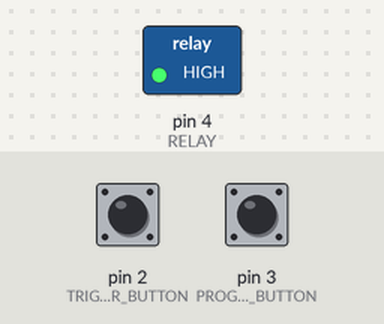
Recording of a sketch running on a simulated Arduino Uno, built with avr-gcc and run on an emulated ATmega328P. Parts: switched loads named in the sketch (green lamp = pin HIGH). The inputs (shaded band) are chosen by the test bench; at power-on: pin 2 (TRIGGER_BUTTON) HIGH, pin 3 (PROGRAMMING_BUTTON) HIGH. Random numbers use the default seed unless the sketch sets one; what the sketch prints to the serial monitor is not drawn.

Above: at 1.2 s.
1.3 s: pin 2 (TRIGGER_BUTTON) pulled LOW for 0.15 s
At 1.8 s:
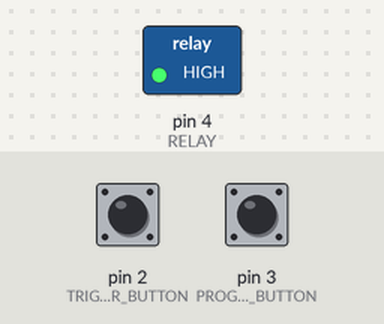
2.9 s: pin 3 (PROGRAMMING_BUTTON) pulled LOW for 3.2 s
7.6 s: pin 2 (TRIGGER_BUTTON) driven LOW and pin 3 (PROGRAMMING_BUTTON) driven LOW
At 10.4 s:
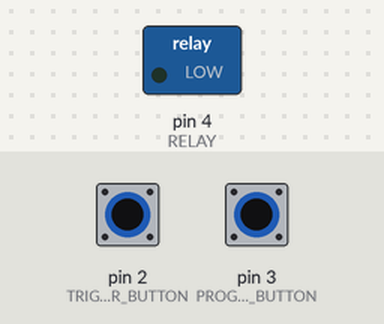
10.6 s: pin 2 (TRIGGER_BUTTON) driven HIGH
13.0 s: pin 2 (TRIGGER_BUTTON) driven LOW
16.0 s: pin 3 (PROGRAMMING_BUTTON) driven HIGH
Timing chart, 0 to 19.0 s (numbered marks = the images above; inputs shaded):
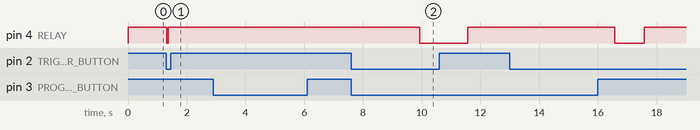

The sketch:

tanhauser-gate.ino
```cpp
/**
 * OdysseyNow Computer Controller
 * Author: Joshua Arabia
 * Pitt Vibrant Media Lab: 2019
 */

#define TRIGGER_BUTTON    2
#define PROGRAMMING_BUTTON  3
#define RELAY           4

// Associate physical button states with their output
#define UP          HIGH
#define DOWN        LOW

// Set the bounds for random gate intervals
#define RANDOM_LOWER_BOUND_UP 1600
#define RANDOM_UPPER_BOUND_UP 2401
#define RANDOM_LOWER_BOUND_DOWN 600
#define RANDOM_UPPER_BOUND_DOWN 1401
int rand_up = 0;
#define NUM_PATTERNS       4

// Define the two major modes for automated state switching
enum mode {
  NONE,
  PATTERN,
  RANDOM
};

  // GENERAL TIMING //
const long contact_bounce = 50;
const long long_press_threshold = 2000;
long standby_bounce = 0;

unsigned long next_relay_swap = 0;
long cycle_start;

  // PROGRAMMING //
volatile int programming_button_state = UP;
volatile unsigned long programming_button_last_input = 0;
volatile unsigned long programming_button_hold_duration = 0;

  // TRIGGER //
const long trigger_active_period = 35; // Roughly 1/30 s
volatile int trigger_button_state = UP;
volatile unsigned long trigger_button_last_input = 0;

  // RELAY //
volatile int relay_state = LOW;
volatile int gate_output = LOW;
volatile int trigger_output = LOW;

  // GAMEPLAY //
mode gameplay_mode = NONE;
int pattern_index;
int pattern_position;

long patterns[NUM_PATTERNS][10] = {
            {5, 5, 4, 4, 3, 3, 2, 2, 1, 1},
            {5, 1, 4, 2, 3, 3, 2, 4, 1, 5},
            {1, 1, 2, 2, 3, 3, 4, 4, 5, 5},
            {4, 4, 2, 2, 5, 5, 1, 1, 3, 3}
          };

int standby = 0;

void setup() {
  // For debug
  Serial.begin(9600);
  randomSeed(analogRead(0));

  // Configure pinouts for the controller
  pinMode(PROGRAMMING_BUTTON, INPUT_PULLUP);
  pinMode(TRIGGER_BUTTON, INPUT_PULLUP);
  pinMode(RELAY, OUTPUT);

  // Configure interrupts on the input buttons
  attachInterrupt(digitalPinToInterrupt(PROGRAMMING_BUTTON), isr_programming, CHANGE);
  attachInterrupt(digitalPinToInterrupt(TRIGGER_BUTTON), isr_trigger, CHANGE);

}

void loop() {
  cycle_start = millis();

  if(millis() - trigger_button_last_input >= trigger_active_period && trigger_output == HIGH) {
    Serial.println("TRIGGER END");
    trigger_output = LOW;
  }

  // Detect a long press of the programming button to activate pattern mode
  if(millis() - programming_button_last_input >= long_press_threshold && programming_button_state == DOWN && gameplay_mode != PATTERN) {
    Serial.println("ENTER PATTERN MODE");
    gameplay_mode = PATTERN;
  }

  if(programming_button_state == DOWN && trigger_button_state == DOWN && gameplay_mode != RANDOM) {
    Serial.println("ENTER RANDOM MODE");
    gameplay_mode = RANDOM;
  }

  if(millis() >= next_relay_swap) {
    if(gameplay_mode == PATTERN) {
      next_relay_swap = millis() + patterns[pattern_index][(++pattern_position)%10] * 1000;
      gate_output = !gate_output;
    } else if(gameplay_mode == RANDOM) {
      if(rand_up) next_relay_swap = millis() + long(random(RANDOM_LOWER_BOUND_DOWN, RANDOM_UPPER_BOUND_DOWN));
      else next_relay_swap = millis() + long(random(RANDOM_LOWER_BOUND_UP, RANDOM_UPPER_BOUND_UP));
      rand_up = !rand_up;
      gate_output = !gate_output;
    }
  }

  if(gameplay_mode) relay_state = gate_output;
  else relay_state = !trigger_output;

  digitalWrite(RELAY, relay_state);
  Serial.print(gameplay_mode); Serial.print(gate_output); Serial.print(!trigger_output); Serial.println(relay_state);

  if(standby) {
    relay_state = DOWN;
    pattern_index = random(0, NUM_PATTERNS);
    pattern_position = 0;
  }
}

/**
 * Interrupt Service Routine called on press and release of the programming button:
 * If the interrupt doesn't bounce, update the state and timing variables for the
 * associated button.
 */
void isr_programming() {
  if(millis() - programming_button_last_input >= contact_bounce) {
    programming_button_last_input = millis();

    if(programming_button_state == DOWN) {
      programming_button_state = UP;
      if(programming_button_hold_duration < long_press_threshold) {
        standby = 0;
      }
    } else {
      programming_button_state = DOWN;
      standby = 1;
    }

    programming_button_hold_duration = 0;
  }
}

/**
 * Interrupt Service Routine called on press and release of the programming button:
 * If the interrupt doesn't bounce, update the state and timing variables for the
 * associated button.
 */
void isr_trigger() {
  if(millis() - trigger_button_last_input >= contact_bounce) {
    trigger_button_last_input = millis();

    if(trigger_button_state == DOWN) {
      trigger_button_state = UP;
    } else {
      Serial.println("TRIGGER START");
      trigger_button_state = DOWN;
      trigger_output = HIGH;
    }
  }
}
```

Measured:
- after the input at 1.3 s, pin 4 (RELAY): HIGH → LOW at once, → HIGH 0.05 s later
